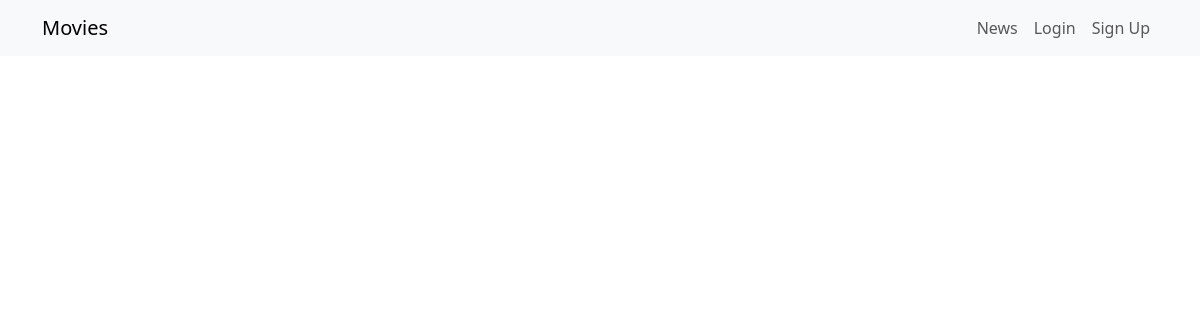
The page /news/ on the database as committed earlier.
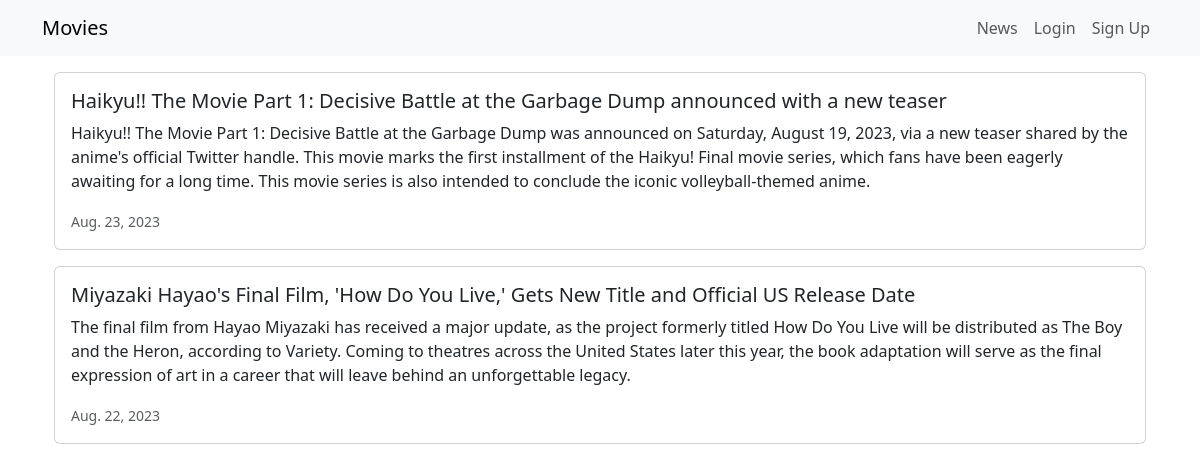
The same page on the database as committed later.
### news/models.py (models this page shows)
class News(models.Model):
    headline = models.CharField(max_length=200)
    body = models.TextField()
    date = models.DateField()

### news/views.py (the view)
# urls.py: path('news/', include('news.urls'))
def news(request):
    newss = News.objects.all().order_by('-date')
    return render(request, 'news.html', {'newss':newss})

### news/templates/news.html (shortened to what this page needs)
<!DOCTYPE html>
<html lang="en">
<head>
    <link href="https://cdn.jsdelivr.net/npm/bootstrap@5.3.1/dist/css/bootstrap.min.css" rel="stylesheet">
</head>
<body>
    {% extends 'base.html' %}
    {% block content %}
    <div class="container">
        {% for news in newss %}
        <div class="card mb-3">
            <div class="row g-0">
                <div>
                    <div class="card-body">
                        <h5 class="card-title">{{ news.headline }}</h5>
                        <p class="card-text">{{ news.body }}</p>
                        <p class="card-text"><small class="text-muted">{{ news.date }}</small></p>
                    </div>
                </div>
            </div>
        </div>
        {% endfor %}
    </div>
    {% endblock content %}

Rows that differ between the two databases and show on the page:
added News: headline "Haikyu!! The Movie Part 1: Decisive Battle at the Garbage Dump announced with a new teaser", body "Haikyu!! The Movie Part 1: Decisive Battle at the Garbage Dump was announced on Saturday, August 19, 2023, via a new teaser shared by the anime's official Twitter handle. This movie marks the first installment of the Haikyu! Final movie series, which fans have been eagerly awaiting for a long time. This movie series is also intended to conclude the iconic volleyball-themed anime.", date "Aug. 23, 2023"
added News: headline "Miyazaki Hayao's Final Film, 'How Do You Live,' Gets New Title and Official US Release Date", body "The final film from Hayao Miyazaki has received a major update, as the project formerly titled How Do You Live will be distributed as The Boy and the Heron, according to Variety. Coming to theatres across the United States later this year, the book adaptation will serve as the final expression of art in a career that will leave behind an unforgettable legacy.", date "Aug. 22, 2023"
